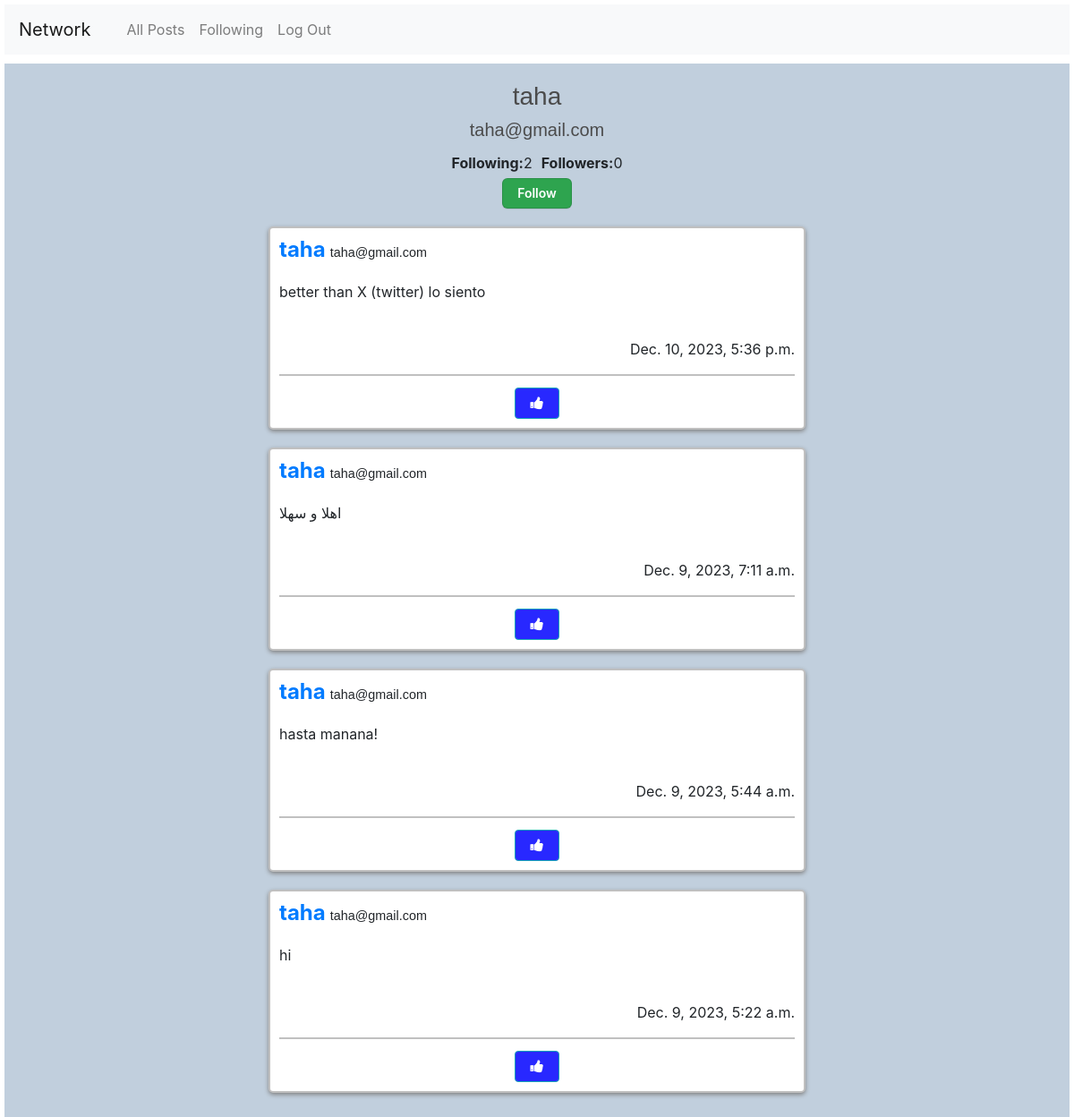
/profile/2, run on an earlier commit of the app's database.
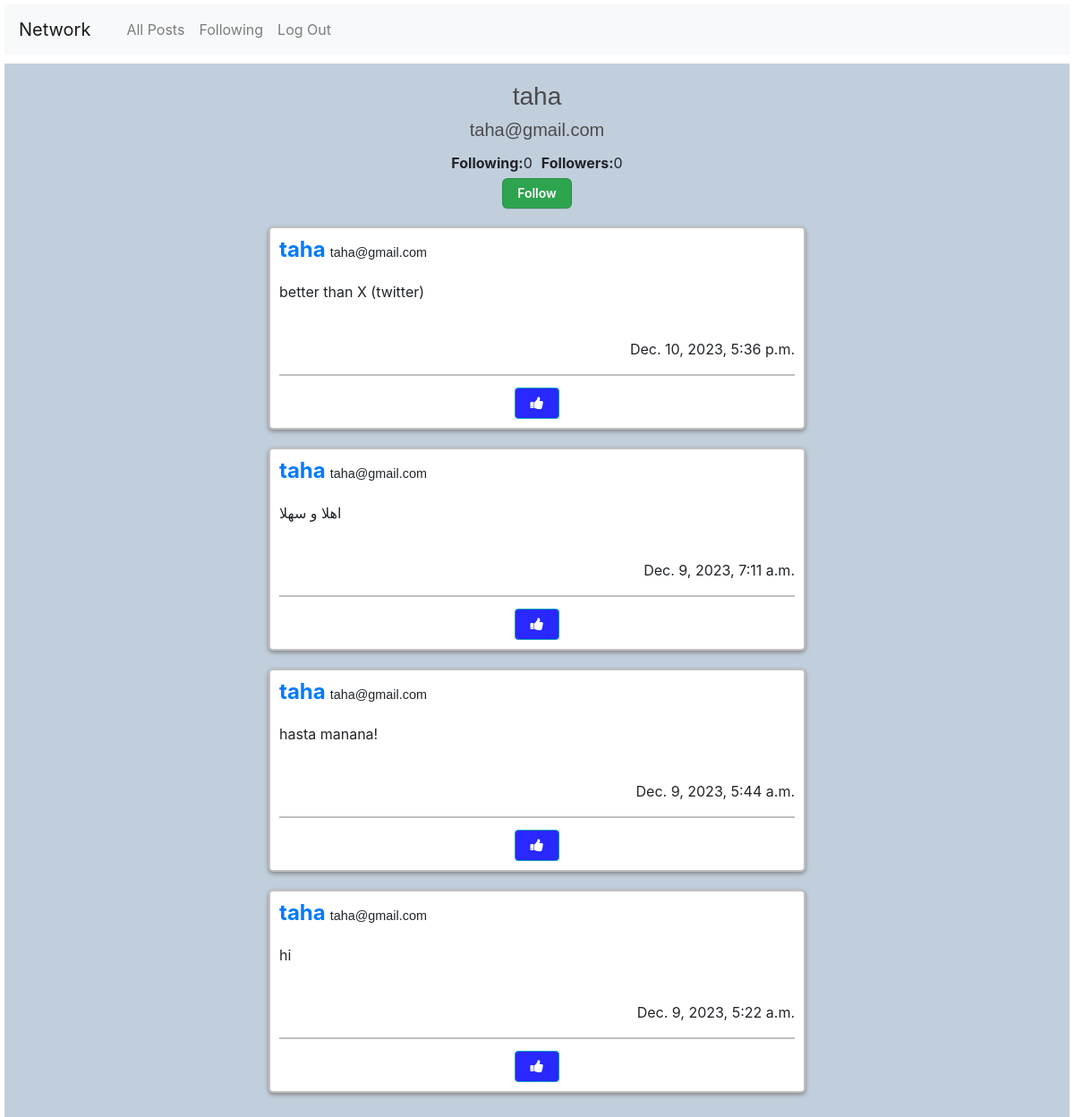
And on a later commit of the database.
### network/models.py (models this page shows, shortened)
class Post(models.Model):
    content = models.CharField(max_length=140)
    user = models.ForeignKey(User,on_delete=models.CASCADE, related_name='user')
    datetime = models.DateTimeField(auto_now_add=True)

class User(AbstractUser):
    pass

### network/views.py (the view)
# urls.py: path("profile/<int:id>", views.profile, name="profile"),
def profile(request, id):
    user = User.objects.get(pk=id)
    following = Follow.objects.filter(user=user)
    follower = Follow.objects.filter(user_follower=user)
    likes =  Like.objects.all()
    check = []
    try:
        for like in likes:
            if like.user.id == request.user.id:
                check.append(like.post_liked.id)
    except:
        check = []
    try:
        check_follow = follower.filter(user=User.objects.get(pk=request.user.id))
        if len(check_follow) != 0:
            check_follow = True
        else:
            check_follow = False
    except:
        check_follow = False
    posts = Post.objects.filter(user=user).order_by("id").reverse()
    postsv2 = Paginator(posts, 10)
    page_posts = postsv2.get_page(request.GET.get('page'))
    return render(request, "network/profile.html",{
        'posts':postsv2,
        'page_posts': page_posts,
        'user':user,
        'follower':follower,
        'following':following,
        'check': check_follow,
        'checks':check,
        'likes':likes,
    })

### network/templates/network/profile.html (shortened to what this page needs)
{% extends "network/layout.html" %}
{% block body %}
    {% if user.is_authenticated %}
<h3 style="text-align: center; margin-top: 10px; padding-top: 20px; color: rgb(75, 75, 75); font-family: sans-serif;">{{user.username}}</h3>
<h5 style="text-align: center;  color: rgb(75, 75, 75); font-family: sans-serif;">{{user.email}}</h5>
{% if request.user != user %}
<nav class="follow" style="display: flex;justify-content: center; ">
  <p><b>Following:</b>{{following.count}}</p>
  <p><b>Followers:</b>{{follower.count}}</p>
</nav>
<div style="display: flex;justify-content: center;">
{% if check %}
<form method="post" action="{% url 'unfollow' userid=user.id   unfollowerid=request.user.id  %}">
  {% csrf_token %}
  <button style="background-color: red;" class="button-3" name="unfollow" type="submit">Unfollow</button>
</form>
{% else%}
<form method="post" action="{% url 'follow' userid=user.id   followerid=request.user.id %}">
  <button class="button-3" name="follow" type="submit">Follow</button>
</form>
{% endif %}
</div>
{% else %}
<nav class="follow" style="display: flex;justify-content: center; ">
  <p><b>Following:</b>{{following.count}}</p>
  <p><b>Followers:</b>{{follower.count}}</p>
</nav>
{% endif %}
{% for post in page_posts %}
    <div class="post" style=" border-radius: 5px; margin: 20px; padding: 10px; border: 2px silver solid ; box-shadow: 0px 2px 5px grey; width: 600px; margin-left: auto; margin-right: auto; text-align: center;">
        <h4 style="text-align: left; display: flex;"><a href="{% url 'profile' id=post.user.id %}"><b>{{post.user}}</b></a><p style=" align-items: center; margin-left: 5px; margin-top: 9px; font: 0.6em sans-serif;">{{post.user.email}}</p></h4>
        <p style="text-align: left;" id="content_{{post.id}}">{{post.content}} </p>
        <p style="text-align: right; margin-top: 40px;">{{post.datetime}}</p>
        <nav style=" padding-top: 10px; padding-bottom: 0px; border-top: 2px silver solid; display: flex; justify-content: space-around;">
          {% if post.id in checks %}
       <button style="background-color: rgb(40, 40, 255);  width: 50px; height: 35px; margin-top: 3px;"   id="{{ post.id }}" onclick="like({{ post.id }} , {{checks}} )" class="btn btn-info fa fa-thumbs-down"></button>
        {% else %}
          <button style="background-color: rgb(40, 40, 255);  width: 50px; height: 35px; margin-top: 3px;"   id="{{ post.id }}" onclick="like({{ post.id }},{{checks}})" class="btn btn-info fa fa-thumbs-up"></button>
        {% endif %}
    </div>
    {% endfor %}
    {% else %}
    <h6>You should log in first <a href="{% url 'login' %}">login</a></h6>
    {% endif %}
{% endblock %}

What changed in the data, as far as the page shows it:
changed Post: content "better than X (twitter) lo siento" → "better than X (twitter)"
Also different on the page:
{{ following.count }}: "2" → "0"
